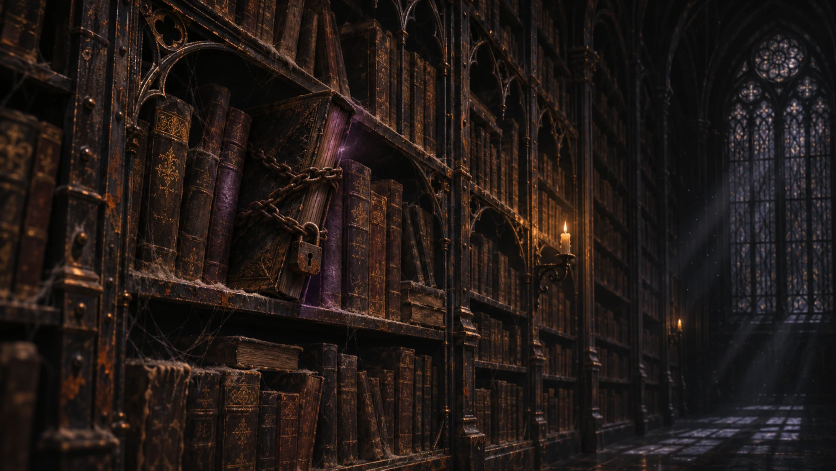
#> input picture pipeline/keyframes/first_frame_book.png, 1672 x 941 px (shown at 1/2 size)
$ python outpaint.py ../keyframes/first_frame_book.png out.png --prompt-file ../keyframes/witch.png
#> lines starting #> are read from the running program, lines starting #| are printed output that depends on the picture; after the words box and inside, x2 and y2 are one past the last pixel; in counts of white or black regions, pixels touching at a corner belong together
### pipeline/comfyui/gen.py
"""通过 ComfyUI 本地 API 出定妆图（两遍：1344x768 底图 -> 放大 1.5 倍 -> 重绘 denoise 0.4）。

用法：python gen.py [--prompt-file 文件] [--seed N] [--batch N] [--prefix 名字] [--port 8188]
参数和提示词来自 docs/角色设定与提示词.md。结果保存在 ComfyUI-Shared\\output。
"""

import argparse, json, random, sys, time, urllib.request

CKPT = "WAI-Nsfw-Illustrious-17.safetensors"

POS = (
    "masterpiece, best quality, amazing quality, 1girl, solo, orange hair, very long hair, straight hair, "
    "hair between eyes, sidelocks, orange eyes, hair flower, orange flower, hair ribbon, black ribbon, white ribbon, "
    "earrings, white capelet, gold embroidery, lace trim, white shirt, frilled shirt, frills, black ascot, orange brooch, "
    "puffy long sleeves, frilled sleeves, black corset, underbust, gold chain, tassel, black skirt, long skirt, "
    "layered skirt, frilled skirt, holding book, open book, glowing book, looking down, closed mouth, calm, upper body, "
    "indoors, library, bookshelf, gothic architecture, arched window, stained glass, moonlight, light rays, candle, "
    "candlelight, light particles, floating paper, night, dark, rim light, backlighting, depth of field, "
    "blurry background, cinematic lighting, muted colors"
)
NEG = "bad quality, worst quality, worst detail, sketch, censor, nsfw, lowres, bad hands, extra fingers, text, watermark, signature, wide-eyed, glowing eyes, constricted pupils, large pupils, red eyes, open mouth, smile, saturated, high contrast"


# [111 lines left out: functions build, add_loras, use_init, not called in this run]


def upload(port, path):
    import uuid
    b = uuid.uuid4().hex
    body = (f'--{b}\r\nContent-Disposition: form-data; name="image"; filename="init_{b[:8]}.png"\r\n'
            f"Content-Type: image/png\r\n\r\n").encode() + open(path, "rb").read() + \
        f'\r\n--{b}\r\nContent-Disposition: form-data; name="overwrite"\r\n\r\ntrue\r\n--{b}--\r\n'.encode()
    req = urllib.request.Request(f"http://127.0.0.1:{port}/upload/image", data=body,
                                 headers={"Content-Type": f"multipart/form-data; boundary={b}"})
    with urllib.request.urlopen(req, timeout=60) as r:
        return json.load(r)["name"]


# [46 lines left out: functions call, main, not called in this run]


# [2 lines that do not run on import are left out]

### pipeline/comfyui/outpaint.py
"""把图往外扩（外延补画）：原图缩小放进 1920x1080 画布的指定位置，空出来的地方让 ComfyUI 补画，再把原图贴回去。
用法（ComfyUI 自带的 Python）：
  python.exe -I outpaint.py 原图 输出.png --scale 0.92 --left 196 --top 0 --prompt-file 提示词 [--seed 5] [--lora 文件:强度]
"""

import argparse, io, json, sys, time, urllib.request
from PIL import Image, ImageFilter, ImageOps
sys.path.insert(0, __import__("os").path.dirname(__import__("os").path.abspath(__file__)))
from gen import NEG, CKPT, upload, call, add_loras

ap = argparse.ArgumentParser()
ap.add_argument("src")
ap.add_argument("out")
ap.add_argument("--scale", type=float, default=0.92)
ap.add_argument("--left", type=int, default=196)
ap.add_argument("--top", type=int, default=0)
ap.add_argument("--prompt-file", required=True)
ap.add_argument("--seed", type=int, default=5)
ap.add_argument("--port", type=int, default=8188)
ap.add_argument("--lora", action="append", default=[])
ap.add_argument("--neg-extra", default="")
a = ap.parse_args()

W, H = 1920, 1080
src = Image.open(a.src).convert("RGB")
#> src is the input picture: PIL image 1672x941 RGB; mean R, G, B 33.8, 25.3, 22.3
sw, sh = (
    round(src.width * a.scale * W / src.width),
    round(src.height * a.scale * H / src.height),
)
#> sw = 1766; sh = 994
small = src.resize((sw, sh), Image.LANCZOS)

# 初始画面：空白处先用镜像 + 模糊垫底，补画时颜色更容易接上
canvas = Image.new("RGB", (W, H))
#> canvas: PIL image 1920x1080 RGB; every value is 0
big = ImageOps.mirror(src.resize((W, H), Image.LANCZOS)).filter(
    ImageFilter.GaussianBlur(18)
)
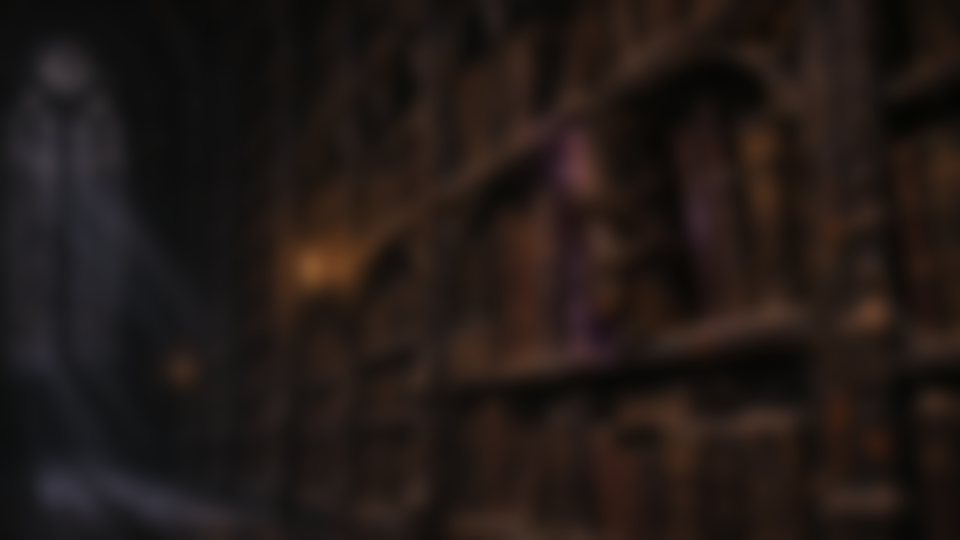
#> big: PIL image 1920x1080 RGB (shown at 1/2 size); mean R, G, B 33.8, 25.3, 22.3
canvas.paste(big, (0, 0))
canvas.paste(small, (a.left, a.top))
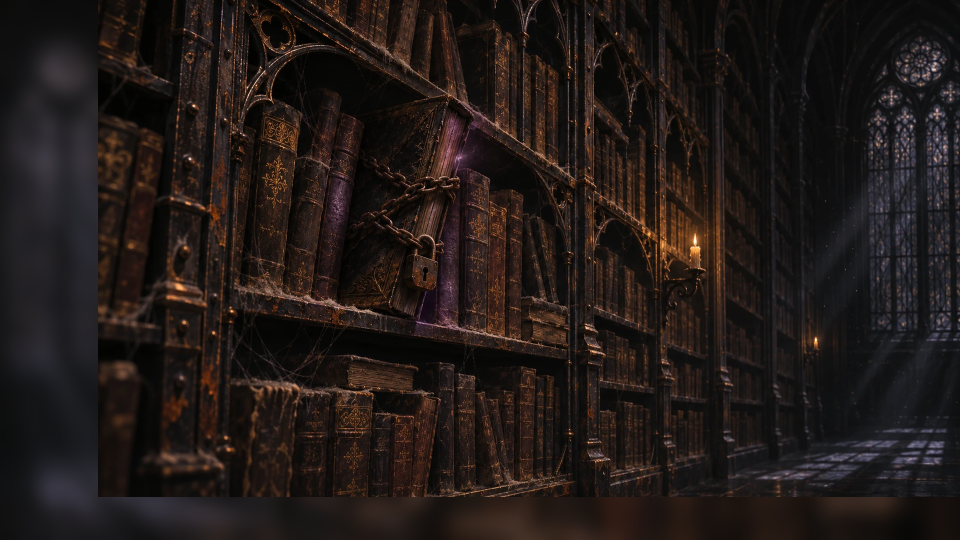
#> canvas: PIL image 1920x1080 RGB (shown at 1/2 size); mean R, G, B 33.8, 26, 23.6
# 遮罩：原图以外的地方要补画（往原图里多吃 24 像素，接缝更自然）
keep = Image.new("L", (W, H), 0)
#> keep: PIL image 1920x1080 L; every value is 0
keep.paste(
    255,
    (
        a.left + 24,
        a.top + (24 if a.top > 0 else 0),
        a.left + sw - (24 if a.left + sw < W else 0),
        a.top + sh - 24,
    ),
)
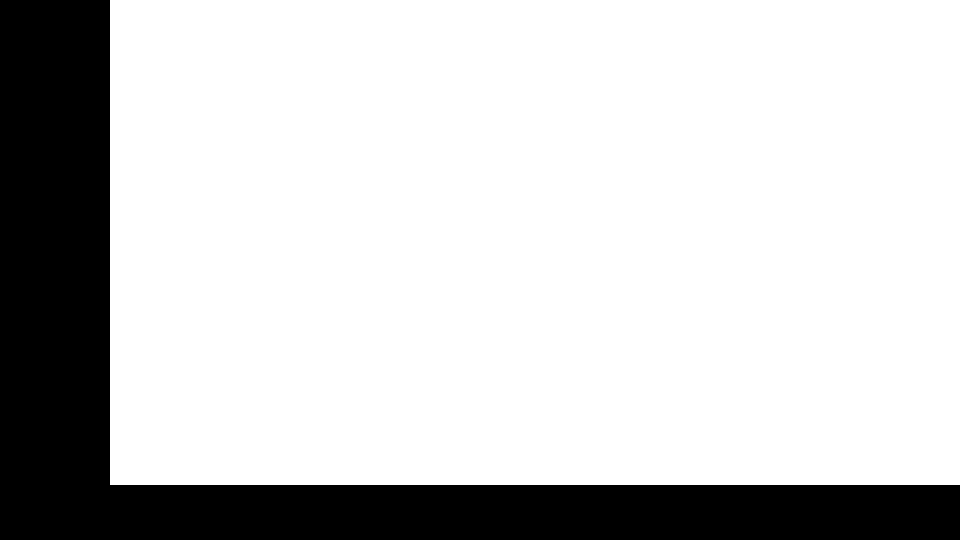
#> keep: PIL image 1920x1080 L (shown at 1/2 size); 79.5% white; 1 black region, box (x1, y1, x2, y2) and area: (0, 0, 1920, 1080) 424600
rgba = canvas.copy()
rgba.putalpha(keep)  # LoadImage 把透明的地方当成要补画的遮罩
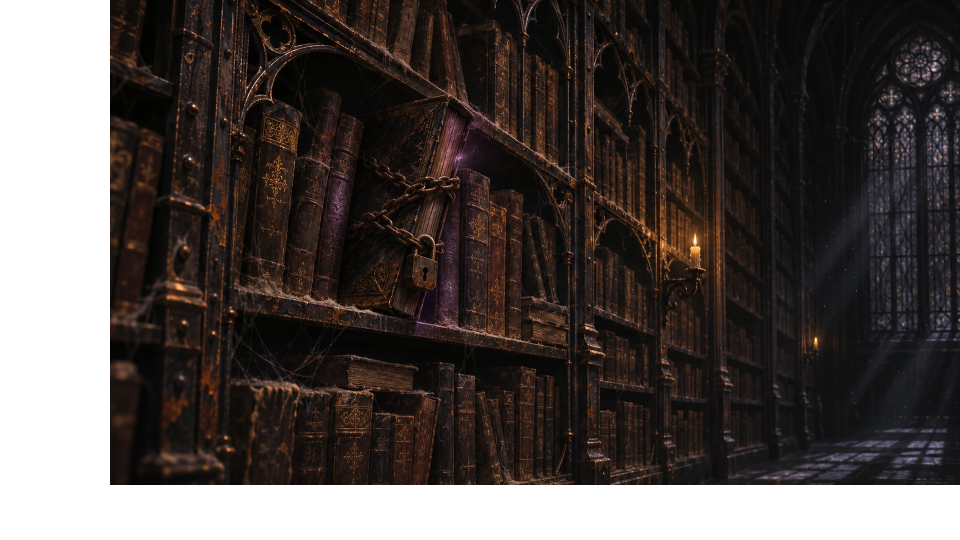
#> rgba: PIL image 1920x1080 RGBA (shown at 1/2 size); mean R, G, B, A 33.8, 26, 23.6, 202.8; transparent parts drawn white
tmp = a.out + ".in.png"
rgba.save(tmp)
name = upload(a.port, tmp)
#> (the run stopped early here; a loop or call above may not have finished)
